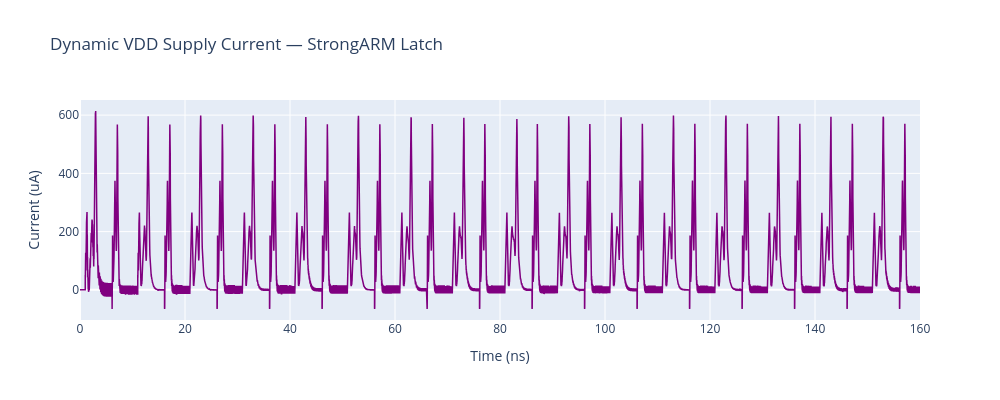

Notebook code for this chart:
### Markdown cell above
## Cell 6 — Average Power Consumption ($P_{avg}$)

StrongARM latch has zero static current — all power is dynamic (brief
current spikes during evaluation and reset phases).

$$P_{avg} = V_{DD} \cdot I_{avg}$$

Reuses `sim_stdout` and `raw_file` from **Cell 4**.

### Code cell
import re
import plotly.graph_objects as go

# ── Parse average power from the cached ngspice output ───────────────────────
# ngspice prints:  p_avg  =  1.34392e-04  (in watts)
pavg_match = re.search(r'p_avg\s*=\s*([0-9e.+\-]+)', sim_stdout, re.IGNORECASE)
if pavg_match:
    pavg_val = float(pavg_match.group(1)) * 1e6   # W -> uW
    print(f"\n>>> Average power: {pavg_val:.3f} uW")
else:
    print("\nWarning: 'p_avg' not found in ngspice output.")

# ── Load VDD supply current from the raw file ─────────────────────────────────
reader = NgspiceRawReader(raw_file)
time   = reader.get_signal('time') * 1e9      # ns
# i(v1) convention: positive = current into V+ terminal of source
# Negate to get current delivered to the circuit, scale to uA
i_v1   = -reader.get_signal('i(v1)') * 1e6

fig = go.Figure()
fig.add_trace(go.Scatter(
    x=time, y=i_v1,
    name='VDD Supply Current',
    line=dict(color='purple', width=1.5)
))

# The pulsed shape is the StrongARM signature:
#   spike on CLK rise  -> tail transistor on, internal nodes charge
#   spike on CLK fall  -> reset, transistors cut off
#   zero between spikes -> zero static power
fig.update_layout(
    title='Dynamic VDD Supply Current — StrongARM Latch',
    xaxis_title='Time (ns)',
    yaxis_title='Current (uA)',
    hovermode='x unified',
    height=400, width=1000
)
fig.show()

### Figure 1 — Plotly figure (JSON) as saved in the notebook; plotly's stock layout.template omitted (floating-point values rounded to 4 significant figures; data arrays with more than 128 entries replaced by an {"elided": "..."} marker saying what was removed)
{"data": [{"line": {"color": "purple", "width": 1.5}, "name": "VDD Supply Current", "type": "scatter", "x": {"elided": "6600 float values"}, "y": {"elided": "6600 float values"}}], "layout": {"height": 400, "hovermode": "x unified", "title": {"text": "Dynamic VDD Supply Current — StrongARM Latch"}, "width": 1000, "xaxis": {"title": {"text": "Time (ns)"}}, "yaxis": {"title": {"text": "Current (uA)"}}}}
